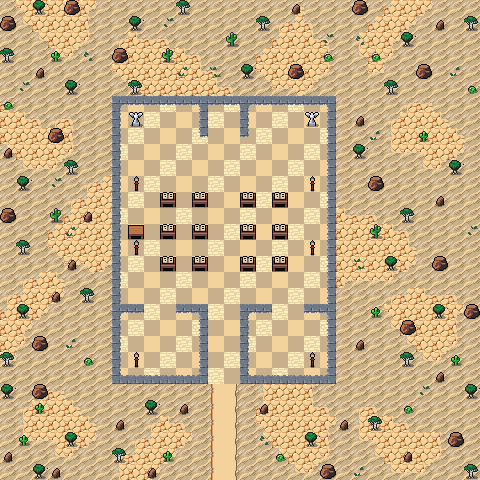

A 2D game scene composited from a Tiled map and its tileset images. What follows is a short description and the map's XML, with each tile layer's data collapsed to a summary:
An orthogonal 30x30 tile map with 16x16 px tiles, 4 tile layers (Collision, Background, Ground and Walls, Clutter), 2 tilesets and 12 objects.

<map version="1.10" tiledversion="1.10.1" orientation="orthogonal" renderorder="right-down" width="30" height="30" tilewidth="16" tileheight="16" infinite="0" nextlayerid="7" nextobjectid="62">
 <editorsettings>
  <export target="wastetown..tmx" format="tmx" />
 </editorsettings>
 <tileset firstgid="1" source="../../../../common/maps/tileset/main.tsx" />
 <tileset firstgid="10113" source="../../../../common/maps/tileset/buildings.tsx" />
 <layer id="6" name="Collision" width="30" height="30">
  <data>[900 cells, 162 non-empty, 12 distinct tile ids]</data>
 </layer>
 <layer id="1" name="Background" width="30" height="30">
  <data>[900 cells, 899 non-empty, 6 distinct tile ids]</data>
 </layer>
 <layer id="2" name="Ground and Walls" width="30" height="30">
  <data>[900 cells, 369 non-empty, 32 distinct tile ids]</data>
 </layer>
 <layer id="3" name="Clutter" width="30" height="30">
  <properties>
   <property name="spriteLayer" type="bool" value="true" />
  </properties>
  <data>[900 cells, 136 non-empty, 18 distinct tile ids]</data>
 </layer>
 <objectgroup id="4" name="Objects">
  <object id="38" template="../../../../common/maps/obj/entry_up.tx" x="208" y="391.287" width="32" height="16">
   <properties>
    <property name="teleport" value="" />
   </properties>
  </object>
  <object id="48" template="../../../../common/maps/obj/treasure.tx" x="279.5" y="375" />
  <object id="50" template="../../../../common/maps/obj/enemy.tx" x="159.006" y="286.459">
   <properties>
    <property name="enemy" value="Cleric" />
    <property name="threatRange" type="int" value="40" />
   </properties>
  </object>
  <object id="51" template="../../../../common/maps/obj/treasure.tx" x="216.171" y="122.719" />
  <object id="52" template="../../../../common/maps/obj/gold.tx" x="152.5" y="374.5" />
  <object id="53" template="../../../../common/maps/obj/enemy.tx" x="214.827" y="151.762">
   <properties>
    <property name="enemy" value="Sorceress Queen Kaja" />
   <property name="effect">{"startBattleWithCard": ["Mishra's Factory|ATQ|3", "Cuombajj Witches|ARN", "Sorceress Queen|ARN", "Millstone|ATQ", "Rainbow Vale|FEM", "Elven Lyre|FEM"]}</property>
   </properties>
  </object>
  <object id="56" template="../../../../common/maps/obj/enemy.tx" x="280.296" y="316.458">
   <properties>
    <property name="enemy" value="White Dwarf" />
    <property name="threatRange" type="int" value="20" />
   </properties>
  </object>
  <object id="57" template="../../../../common/maps/obj/booster.tx" x="127.641" y="236.154">
   <properties>
    <property name="reward">[
  {
    "editions": [ "ONS", "LGN", "SCG" ],
    "type": "card",
    "count": 10,
    "colors": [ "white" ],
    "rarity": [ "Common" ]
  },
  {
    "editions": [ "ONS", "LGN", "SCG" ],
    "type": "card",
    "count": 3,
    "colors": [ "white" ],
    "rarity": [ "Uncommon" ]
  },
  {
    "editions": [ "ONS", "LGN", "SCG" ],
    "type": "card",
    "count": 1,
    "colors": [ "white" ],
    "rarity": [ "Rare" ]
  }
]
</property>
   </properties>
  </object>
  <object id="58" template="../../../../common/maps/obj/manashards.tx" x="303.975" y="224.625" />
  <object id="59" template="../../../../common/maps/obj/enemy.tx" x="238.878" y="221.935">
   <properties>
    <property name="enemy" value="Apprentice White Wizard" />
    <property name="threatRange" type="int" value="40" />
   </properties>
  </object>
  <object id="60" template="../../../../common/maps/obj/enemy.tx" x="191.392" y="220.555">
   <properties>
    <property name="enemy" value="Apprentice White Wizard" />
    <property name="threatRange" type="int" value="40" />
   </properties>
  </object>
  <object id="61" template="../../../../common/maps/obj/enemy.tx" x="272.777" y="254.466">
   <properties>
    <property name="enemy" value="Monk" />
    <property name="threatRange" type="int" value="40" />
   </properties>
  </object>
 </objectgroup>
</map>
